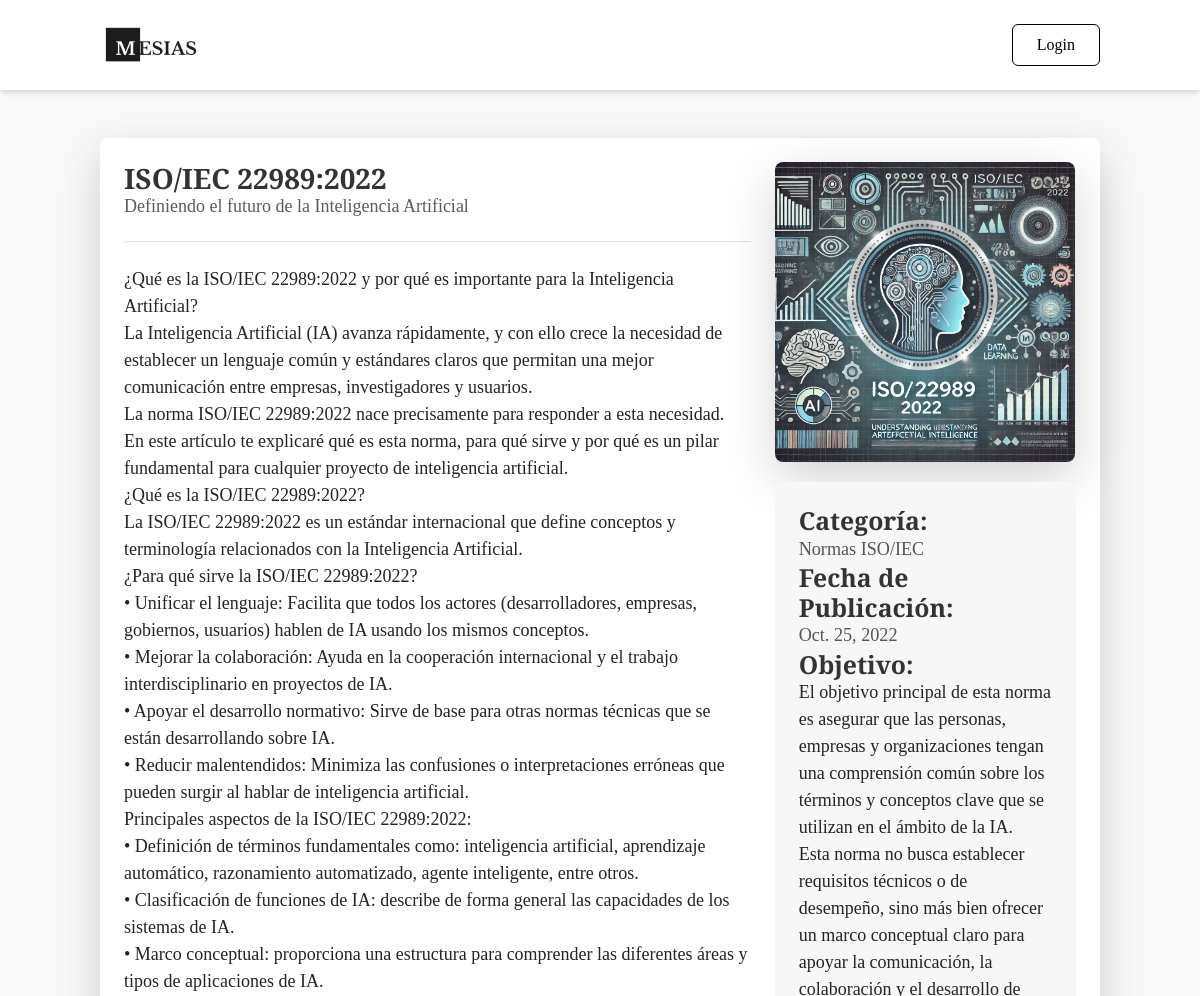
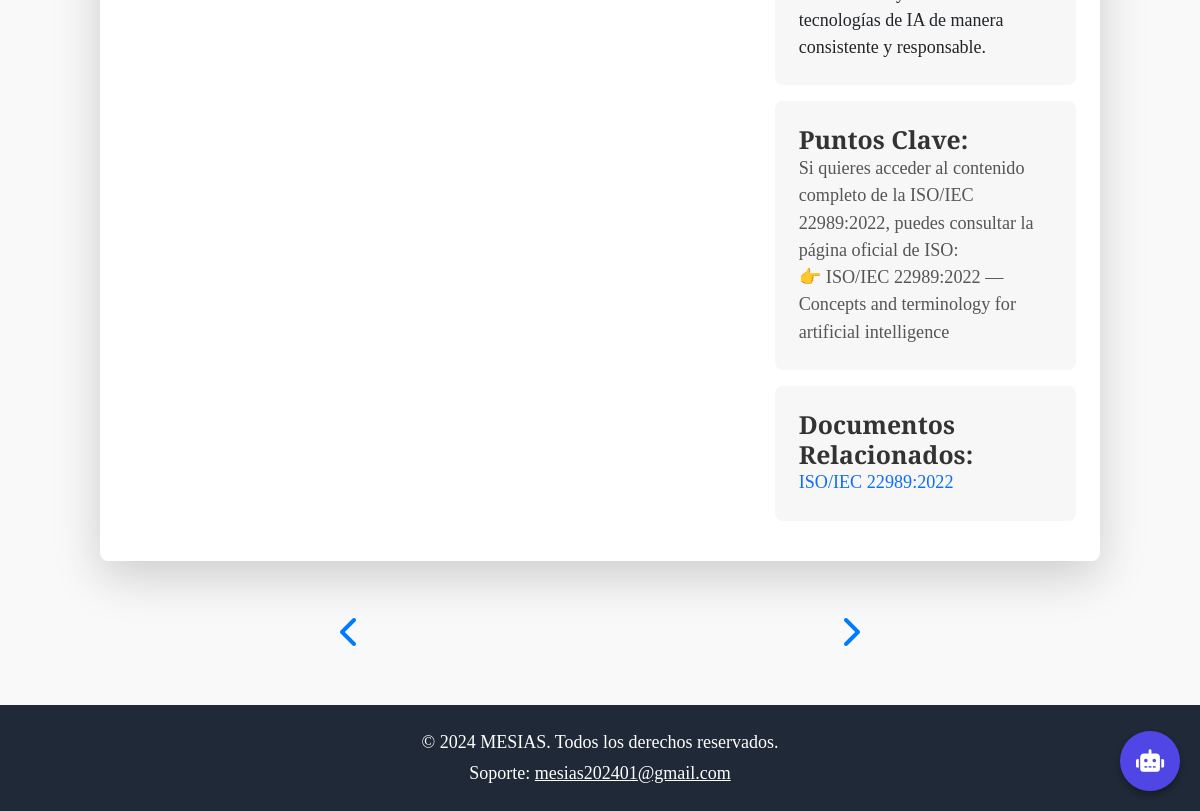
Page /lineamiento/7/ on the committed database (2 pictures, top to bottom).
### myapp/models.py (models this page shows, shortened)
class Lineamiento(models.Model):
    imagen = models.ImageField(upload_to='lineamientos/', blank=True, null=True)
    titulo_secundario = models.CharField(max_length=100, blank=True, null=True)
    titulo_principal = models.CharField(max_length=200)
    descripcion = models.TextField(blank=True, null=True)
    categoria = models.CharField(max_length=100, blank=True, null=True)
    fecha = models.DateField(blank=True, null=True)
    objetivo = models.TextField(blank=True, null=True)
    puntos_clave = models.TextField(max_length=500, blank=True, null=True)  # Cambiado a CharField
    documentos = models.ManyToManyField('Documento', blank=True)  # Relación con otro modelo para documentos

class Documento(models.Model):
    nombre = models.CharField(max_length=100)
    url = models.URLField()

### myapp/views.py (the view)
# urls.py: path('lineamiento/<int:id>/', LineamientoDetalleView, name='lineamiento_detalle'),
def LineamientoDetalleView(request, id):
    lineamiento = get_object_or_404(Lineamiento, id=id)
    siguiente_lineamiento = Lineamiento.objects.filter(id__gt=lineamiento.id).order_by('id').first()
    anterior_lineamiento = Lineamiento.objects.filter(id__lt=lineamiento.id).order_by('-id').first()
    context = {
        'lineamiento': lineamiento,
        'siguiente_lineamiento': siguiente_lineamiento,
        'anterior_lineamiento': anterior_lineamiento
    }
    return render(request, 'lineamiento_detalle.html', context)

### myapp/templates/lineamiento_detalle.html (shortened to what this page needs)
{% load static %}
<!DOCTYPE html>
<html lang="es">
<head>
    <link href="https://cdn.jsdelivr.net/npm/bootstrap@5.3.0-alpha3/dist/css/bootstrap.min.css" rel="stylesheet">
    <link href="https://cdn.jsdelivr.net/npm/tailwindcss@2.2.19/dist/tailwind.min.css" rel="stylesheet">
    <link href="https://cdnjs.cloudflare.com/ajax/libs/font-awesome/6.0.0-beta3/css/all.min.css" rel="stylesheet">
</head>
<body>
{% include 'header.html' %}
<main class="container py-5">
    <div class="bg-white shadow-lg rounded-lg p-4 mb-5">
        <div class="row">
            <div class="col-md-8 mb-4">
                <h2 class="section-header1">{{ lineamiento.titulo_principal }}</h2>
                <h3 class="text-muted mb-4">{{ lineamiento.titulo_secundario }}</h3>
                <div class="border-bottom mb-4"></div>
                <p class="section-content">{{ lineamiento.descripcion|linebreaks }}</p>
            </div>
            <div class="col-md-4">
                <img src="{{ lineamiento.imagen.url }}" alt="{{ lineamiento.titulo_principal }}" class="img-fluid rounded-lg shadow-lg small-img">
                <div class="bg-light-custom p-4 rounded-lg mb-3">
                    {% if lineamiento.categoria %}
                    <h4 class="section-header">Categoría:</h4>
                    <p class="section-content">{{ lineamiento.categoria }}</p>
                    {% endif %}
                    {% if lineamiento.fecha %}
                    <h4 class="section-header">Fecha de Publicación:</h4>
                    <p class="section-content">{{ lineamiento.fecha }}</p>
                    {% endif %}
                    {% if lineamiento.objetivo %}
                    <h4 class="section-header">Objetivo:</h4>
                    <p class="section-content">{{ lineamiento.objetivo|linebreaks }}</p>
                    {% endif %}
                </div>
                {% if lineamiento.puntos_clave %}
                <div class="bg-light-custom p-4 rounded-lg mb-3">
                    <h4 class="section-header">Puntos Clave:</h4>
                    <ul class="section-content list-unstyled">
                        {% for punto in lineamiento.puntos_clave.splitlines %}
                        {% if punto %}
                        <li> {{ punto }}</li>
                        {% endif %}
                        {% endfor %}
                    </ul>
                </div>
                {% endif %}
                {% if lineamiento.documentos.all %}
                <div class="bg-light-custom p-4 rounded-lg mb-3">
                    <h4 class="section-header">Documentos Relacionados:</h4>
                    <ul class="list-unstyled section-content">
                        {% for documento in lineamiento.documentos.all %}
                        <li><a href="{{ documento.url }}" target="_blank" class="text-primary text-decoration-none">{{ documento.nombre }}</a></li>
                        {% endfor %}
                    </ul>
                </div>
                {% else %}
                <p class="section-content">No hay documentos relacionados disponibles.</p>
                {% endif %}
            </div>
        </div>
    </div>
    <div class="navigation-arrows">
        {% if anterior_lineamiento %}
            <a href="{% url 'lineamiento_detalle' id=anterior_lineamiento.id %}" class="prev">
                <i class="fas fa-chevron-left"></i>
            </a>
        {% endif %}
        {% if siguiente_lineamiento %}
            <a href="{% url 'lineamiento_detalle' id=siguiente_lineamiento.id %}" class="next">
                <i class="fas fa-chevron-right"></i>
            </a>
        {% endif %}
    </div>
</main>
{% include 'footer.html' %}
</body>
</html>

### myapp/templates/lineamiento_detalle.html (style rules this page uses)
body { font-family: 'Playfair Display', serif; background-color: #f9f9f9; font-size: 1.125rem; }
.section-header { font-size: 1.55rem; font-weight: 600; color: #333; }
.section-header1 { font-size: 1.75rem; font-weight: 700; color: #333; }
.section-content { font-size: 1.135rem; color: #555; }
.bg-light-custom { background-color: #f7f7f7; }
.navigation-arrows { display: flex; justify-content: space-between; align-items: center; margin-top: 40px; }
.navigation-arrows a { font-size: 2rem; color: #007bff; text-decoration: none; transition: color 0.3s; }
.navigation-arrows .prev, .navigation-arrows .next { flex: 1; text-align: center; }
.small-img { width: 100%; max-width: 300px; margin: 0 auto 20px auto; display: block; }

### rows in the picture
Lineamiento: titulo_principal "ISO/IEC 22989:2022", titulo_secundario "Definiendo el futuro de la Inteligencia Artificial", descripcion "¿Qué es la ISO/IEC 22989:2022 y por qué es importante para la Inteligencia Artificial? La Inteligencia Artificial (IA) avanza rápidamente, y con ello crece la necesidad de establecer un lenguaje común y estándares claros que permitan una mejor comunicación entre empresas, investigadores y usuarios. La norma ISO/IEC 22989:2022 nace precisamente para responder a esta necesidad. En este artículo te explicaré qué es esta norma, para qué sirve y por qué es un pilar fundamental para cualquier proyecto de inteligencia artificial. ¿Qué es la ISO/IEC 22989:2022? La ISO/IEC 22989:2022 es un estándar internacional que define conceptos y terminología relacionados con la Inteligencia Artificial. ¿Para…", imagen (picture), categoria "Normas ISO/IEC", fecha "Oct. 25, 2022", objetivo "El objetivo principal de esta norma es asegurar que las personas, empresas y organizaciones tengan una comprensión común sobre los términos y conceptos clave que se utilizan en el ámbito de la IA. Esta norma no busca establecer requisitos técnicos o de desempeño, sino más bien ofrecer un marco conceptual claro para apoyar la comunicación, la colaboración y el desarrollo de tecnologías de IA de manera consistente y responsable."
Documento: nombre "ISO/IEC 22989:2022"

### other values in the picture
{{ punto }} "Si quieres acceder al contenido completo de la ISO/IEC 22989:2022, puedes consultar la página oficial de ISO:" "👉 ISO/IEC 22989:2022 — Concepts and terminology for artificial intelligence"
